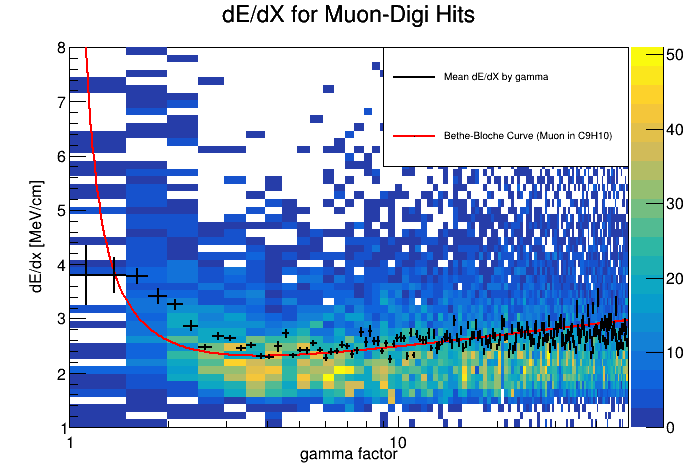

Here is the Python script that generated this plot:
import numpy as np
import ROOT as root 
from bethebloch import dEdx

root.gStyle.SetOptStat(0)

NDRAW = 2000
gamma_min = 1.1
gamma_max = 65.
theory = root.TGraph(NDRAW)
for i in range(NDRAW):
	gamma = gamma_min + (gamma_max - gamma_min)*(float(i)/float(NDRAW))
	theory.SetPoint(i, gamma, dEdx(gamma))

theory.SetLineColor(2)
theory.SetLineWidth(2)


scintillator_y_height = 3.00

layers = [[6001.0, 6004.0], [6104.0, 6107.0], [8001.0, 8004.0],[8104.0, 8107.0],[8501.0, 8504.0],[8604.0, 8607.0],[8707.0, 8710.0],[8810.0, 8813.0],[8913.0, 8916.0] ]

def in_layer(x):
	for n in range(len(layers)):
		if layers[n][0] < x and layers[n][1] > x:
			return n 
	return -1

files = ["../tracker_files/w/statistics0.root", "../tracker_files/w/statistics1.root", "../tracker_files/w/statistics2.root", "../tracker_files/w/statistics0.root" ]

c = 29.97

dedx_th1 = root.TH2D("dedx", "dE/dX", 200, 1.0, 50., 50, 1.0, 8.0)
beta_plot = root.TH1D("beta", "Digi Particle Gamma", 1000, 0.0, 100)

for file in files:
	tracking_file = root.TFile.Open(file)
	tree = tracking_file.Get("integral_tree")

	for event_number in range(int(tree.GetEntries())):
	
		tree.GetEntry(event_number)
		nhits = float(len(tree.Digi_x))
		e_sum = 0.
		p_sum = 0.
		dx_sum = 0.

		layer_e = [0. for i in layers]
		E = 0.
		beta = 0.
		theta = 0.
		gamma =0

		if nhits > 0:
			E = tree.Digi_particle_energy[0] #mev
			px, py, pz = tree.Digi_px[0], tree.Digi_py[0], tree.Digi_pz[0] #mev/c
			p = np.sqrt(px*px + py*py + pz*pz) #mev/c

			m = np.sqrt(E*E - p*p)
			if m < 100:
				continue
			gamma = E/(m)
			beta = p/(gamma*m)
			beta_plot.Fill(E/1000.)

			#print([beta, gamma, E/1000.0])
			theta = np.arccos(tree.Digi_py[0]/p)

		for k in range(int(len(tree.Digi_x))):
			E = tree.Digi_particle_energy[k]
		
			layer_index = in_layer(tree.Digi_y[k])
			energy_dep = tree.Digi_energy[k]
			layer_e[layer_index] += energy_dep

		if nhits > 0:
			for edep in layer_e:
				dedx_th1.Fill(gamma, edep/scintillator_y_height)	


mean = dedx_th1.ProfileX()

canvas = root.TCanvas("c2")
mean.Draw()
dedx_th1.Rebin(2)
canvas.Print("test.png", ".png")


c1 = root.TCanvas("c1")
c1.SetLogx()

dedx_th1.GetXaxis().SetTitle("gamma factor")
dedx_th1.GetYaxis().SetTitle("dE/dx [MeV/cm]")
dedx_th1.GetXaxis().CenterTitle()
dedx_th1.GetYaxis().CenterTitle()
dedx_th1.SetTitle("dE/dX for Muon-Digi Hits")

legend = root.TLegend(0.55, 0.65, 0.90, 0.90)
#legend.AddEntry(dedx_th1, "dE/dX binned in gamma")
legend.AddEntry(mean, "Mean dE/dX by gamma")
legend.AddEntry(theory, "Bethe-Bloche Curve (Muon in C9H10)")


dedx_th1.Draw("COLZ")
theory.Draw("SAME C")
mean.SetLineColor(1)
mean.SetLineWidth(2)
mean.Draw("SAME")
legend.Draw("SAME")
c1.Print("dedx.png", ".png")
